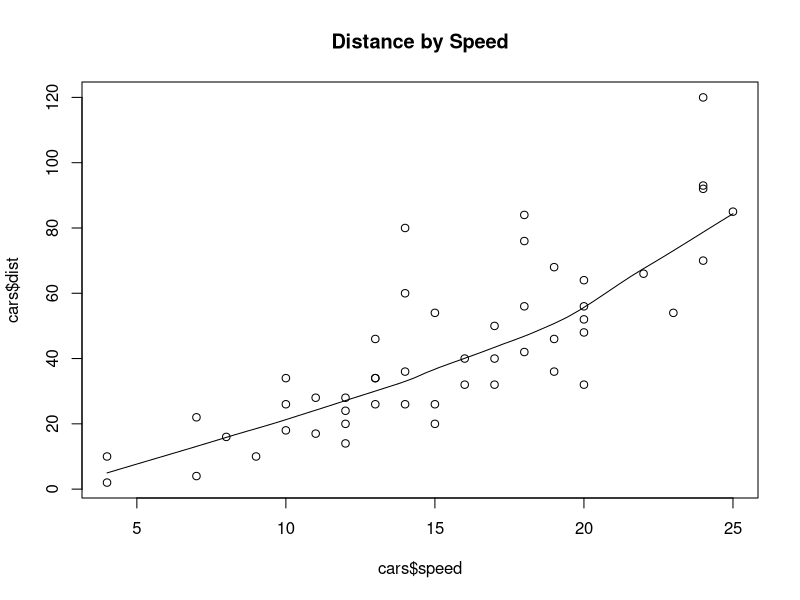
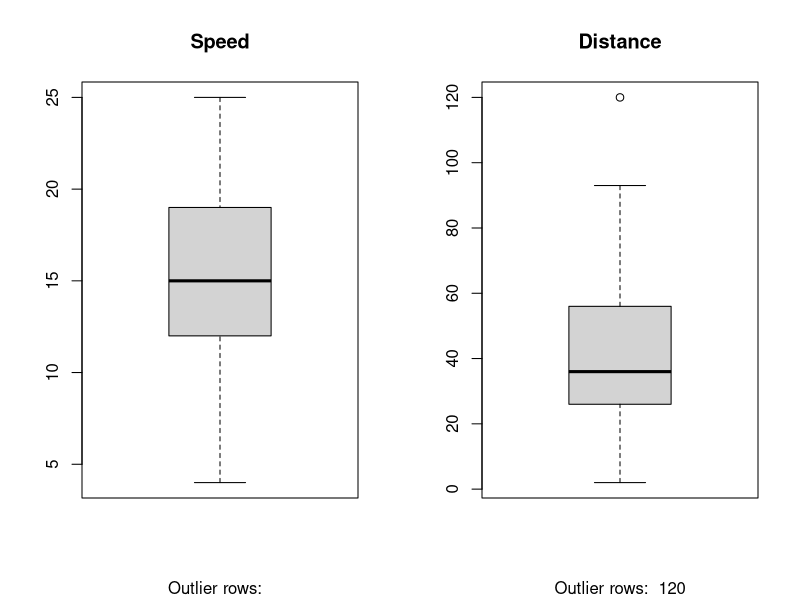
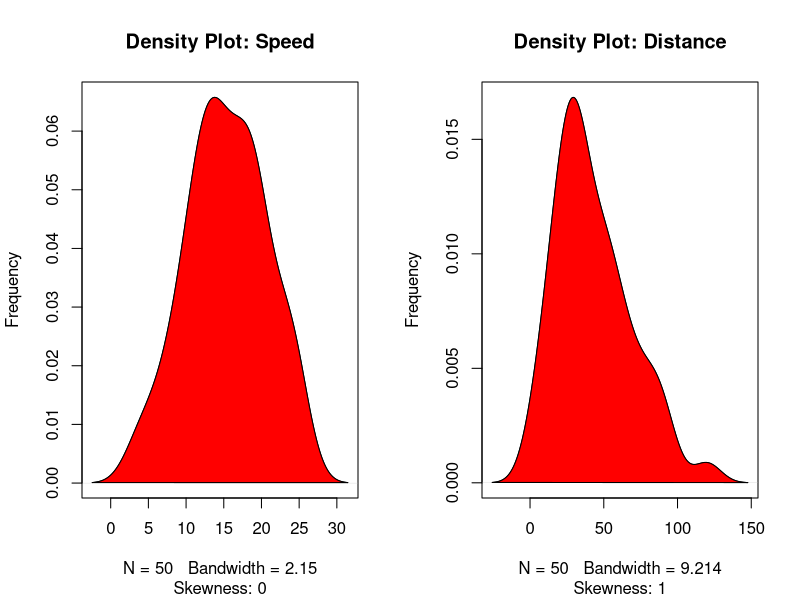

Reproduce these figures in R, in order. (Note: this script raises an error after producing the figures.)
## ---- chunk 1
head(cars)
## ---- chunk 2

scatter.smooth(x=cars$speed, y = cars$dist, main = "Distance by Speed") #scatterplot


## ---- chunk 3

par(mfrow=c(1,2)) #DIVIDE GRAPH IN TWO COLUMNS 

boxplot(cars$speed, main = "Speed", sub=paste("Outlier rows: ", 
  boxplot.stats(cars$speed)$out))


boxplot(cars$dist, main = "Distance", sub=paste("Outlier rows: ", 
  boxplot.stats(cars$dist)$out))


## ---- chunk 4

library(e1071) #for skewness function 
par(mfrow=c(1,2)) #divide graph area into two columns 

plot(density(cars$speed), main = "Density Plot: Speed", 
     ylab = "Frequency", sub=paste("Skewness:", 
                                   round(e1071::skewness(cars$speed))))

polygon(density(cars$speed), col = "red")

plot(density(cars$dist), main = "Density Plot: Distance", 
     ylab = "Frequency", sub=paste("Skewness:", 
                                   round(e1071::skewness(cars$dist))))

polygon(density(cars$dist), col = "red")

## ---- chunk 5

cor(cars$speed, cars$dist)

## ---- chunk 6

distsplm <- lm(dist~speed, data =cars) ##build linear regression model on full data

print(distsplm)
## ---- chunk 7
summary(distsplm)
## ---- chunk 8

set.seed(100)

trainindex <- sample(1:nrow(cars), 0.8*nrow(cars)) #training rows index 
traindata <- cars[trainindex,]

testdata <- cars[-trainindex,]

## ---- chunk 9

##Build model on training data 

distmd <- lm(dist~speed, data = traindata)
distpd <- predict(distmd, testdata)

## ---- chunk 10

summary(distmd)
## ---- chunk 11

actual_preds <- data.frame(cbind(actuals=testdata$dist,
                                 predicteds = distpd)) #make the actuals_preds a data frame 

correlation_acc <- cor(actual_preds) ## 

###

actual_preds


## ---- chunk 12
head(actual_preds)
## ---- chunk 13


min_max_acc <- mean(apply(actual_preds,1, min)/
                      apply(actual_preds,1, max))

min_max_acc
## ---- chunk 14
mape <- mean(abs((actual_preds$predicteds - actual_preds$actuals))/actual_preds$actuals)

mape

mape(actual_preds$actuals, actual_preds$predicteds)
## ---- chunk 15


## ---- chunk 16

libray(caret)
##install.packages("caret")

ctrl <- trainControl(method = "cv", number =5)

model <- train(dist~speed, data =cars, method = "lm", trControl = ctrl)

print(model)

model$finalModel

## ---- chunk 17
model$resample
